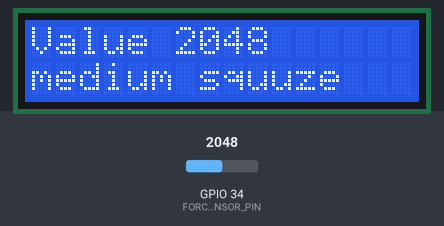
A sketch run on a simulated ESP32. Parts: 16×2 character LCD. The inputs (shaded band) are chosen by the test bench; at power-on: GPIO 34 (FORCE_SENSOR_PIN) = 2048. What the sketch prints to the serial monitor is not drawn.

Above: at 2.2 s.
2.3 s: GPIO 34 (FORCE_SENSOR_PIN) set to 2540
At 3.7 s:
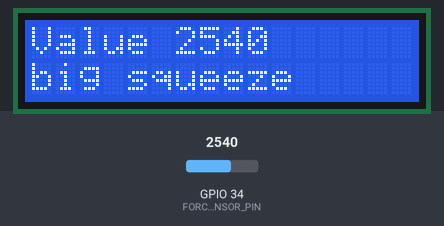
4.6 s: GPIO 34 (FORCE_SENSOR_PIN) set to 1460
At 5.9 s:
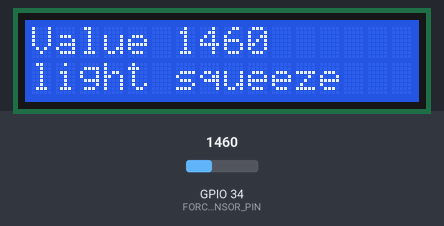
6.7 s: GPIO 34 (FORCE_SENSOR_PIN) set to 491
At 8.0 s:
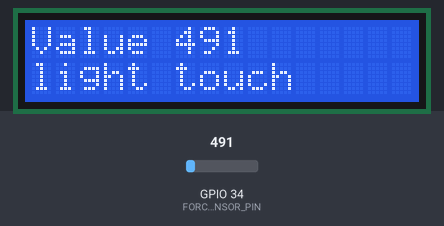
8.7 s: GPIO 34 (FORCE_SENSOR_PIN) set to 0
At 10.0 s:
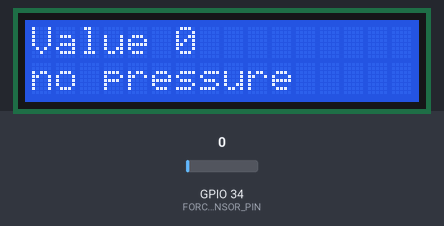
Timing chart, 0 to 11.7 s (numbered marks = the images above; inputs shaded):
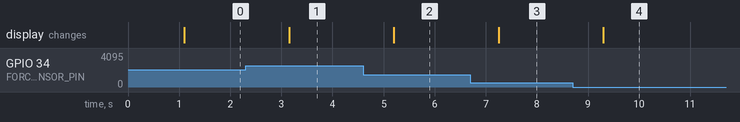

Measured:
- after the input at 2.3 s, the display: changes after 0.85 s (image 1)
- after the input at 4.6 s, the display: changes after 0.60 s (image 2)
- after the input at 6.7 s, the display: changes after 0.55 s (image 3)
- after the input at 8.7 s, the display: changes after 0.59 s (image 4)

The sketch:

LCD_TOUCH.ino
```cpp
#define FORCE_SENSOR_PIN 34
#include<Wire.h>
#include<hd44780.h>
#include <hd44780ioClass/hd44780_I2Cexp.h>
hd44780_I2Cexp lcd;

void setup() {
  Serial.begin(9600);

    analogSetAttenuation(ADC_11db);

  lcd.begin(16,2);
  lcd.backlight();
  lcd.print("Hello World!");
  lcd.setCursor(0,1);
  delay(1000);
}

void loop() {
  int analogReading = analogRead(FORCE_SENSOR_PIN);

  Serial.print("The force sensor value = ");
  Serial.print(analogReading);

  lcd.clear();
  lcd.setCursor(0,0);
  lcd.print("Value ");
  lcd.print(analogReading);
  lcd.setCursor(0,1);


  if (analogReading < 10){
    Serial.println(" -> no pressure");
    lcd.print("no pressure");
  }
  else if (analogReading < 500){
    Serial.println(" -> light touch");
    lcd.print("light touch");
  }
  else if (analogReading < 1500){
    Serial.println(" -> light squeeze");
    lcd.print("light squeeze");
  }
  else if (analogReading < 2500){
    Serial.println(" -> medium squeeze");
    lcd.print("medium squuze");
  }
  else{
    Serial.println(" -> big squeeze");
    lcd.print("big squeeze");
  }
  delay(1000);
}
```
